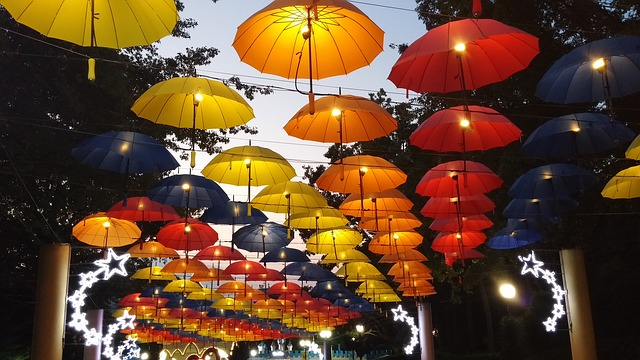
%> input picture exercise2/umbrellas.jpg, 640 x 360 px
$ octave myhist3_test.m   (GNU Octave 9; MATLAB toolbox functions it lacks are replaced by stand-ins)
%> lines starting %> are read from the running program, lines starting %| are printed output that depends on the picture
### exercise2/myhist3.m
function H = myhist3(img,bins)
    % when computing indices add a small factor to avoid overflow
    % problemms
    % normalize the image so that it falls into the range of bins (if bins
    % is 8, then values are between 0 and 8, then floor all down and add 1
    idx_n = floor(double(img) * bins / (255 + 1e-5)) + 1;

    % Reshape the image so that we have colums as R G B and rows as each
    % pixel value
    [h,w,d] = size(img);
    idx = reshape(idx_n,h * w,d);
    % Count the row occurences and put them into the 3D matrix with
    % specified size
    H =  accumarray(idx,1, [bins,bins,bins]);

    % normalize the histogram (sum of cell values should equal to 1)
    H = H / sum(sum(sum(H)));

### exercise2/myhist3_test.m
close all;
colormap default;
A = imread('umbrellas.jpg');
%> A is the input picture: size 360x640x3 uint8; mean R, G, B 105.2, 72.9, 47.4
A_hist = myhist3(A,8);
%> in myhist3, `idx_n = floor(double(img) * bins / (255 + 1e-5)) + 1;`:
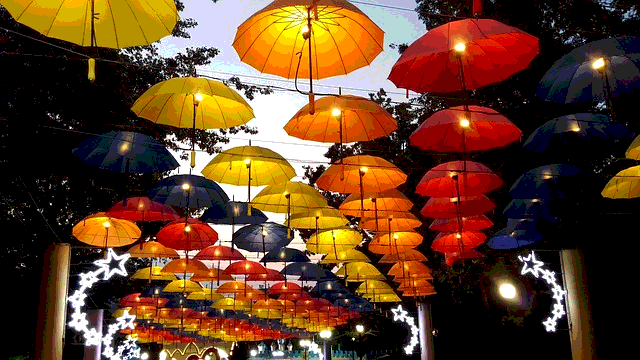
%> idx_n: size 360x640x3 double; mean R, G, B 3.74, 2.77, 2.05; drawn with min black and max white
A_bg = squeeze(sum(A_hist,1));
%> A_bg = [0.422 0.0383 0.000195 0 0 0 0 0; 0.055 0.0871 0.0145 0.00113 0 0 0 0; 0.038 0.0199 0.0182 0.00251 4.34e-06 0 0 0; 0.0433 0.0107 0.00681 0.00849 0.00188 4.34e-06 0 0; 0.0547 0.00867 0.00349 0.0036 0.00708 0.0017 0 0; 0.0235 0.00385 0.0017 0.0015 0.00301 0.0076 0.00449 4.34e-06; 0.00655 0.00158 0.00069 0.000703 0.00103 0.0024 0.0189 0.0203; 0.00232 0.00113 0.000642 0.000534 0.000694 0.00103 0.00426 0.0439]
A_br = squeeze(sum(A_hist,2));
%> A_br = [0.306 0.0395 0.000616 3.47e-05 0 0 0 0; 0.0648 0.0535 0.0128 0.00144 2.17e-05 0 0 0; 0.0159 0.0119 0.014 0.00223 0.00013 0 0 0; 0.0243 0.0123 0.00584 0.00628 0.00161 0.000169 0 0; 0.0566 0.0174 0.00484 0.00309 0.00549 0.00155 6.94e-05 0; 0.0768 0.0171 0.00304 0.00252 0.0028 0.00518 0.0101 0.000451; 0.0576 0.0114 0.00207 0.00123 0.00189 0.00299 0.0105 0.0222; 0.0434 0.00821 0.00304 0.00164 0.00177 0.00285 0.00705 0.0415]
A_gr = squeeze(sum(A_hist,3));
%> A_gr = [0.337 0.00985 3.47e-05 0 0 0 0 0; 0.0563 0.0746 0.00151 0.000169 4.34e-06 0 0 0; 0.00688 0.0195 0.0171 0.00069 3.47e-05 0 0 0; 0.0166 0.00875 0.0146 0.0099 0.00066 0 0 0; 0.0274 0.0227 0.0115 0.0186 0.00822 0.000621 0 0; 0.0144 0.0171 0.0195 0.014 0.0353 0.011 0.00668 0; 0.00269 0.00465 0.0137 0.0165 0.0185 0.0198 0.0309 0.00308; 0 0.000634 0.000734 0.0113 0.0165 0.0142 0.0146 0.0514]
figure(1); clf;
subplot(1,4,1);
imshow(A);
subplot(1,4,2);
bar3(A_bg);
xlabel("green");
ylabel("blue");
subplot(1,4,3);
bar3(A_br);
xlabel("red");
ylabel("blue");
subplot(1,4,4);
bar3(A_gr);
xlabel("red");
ylabel("green");
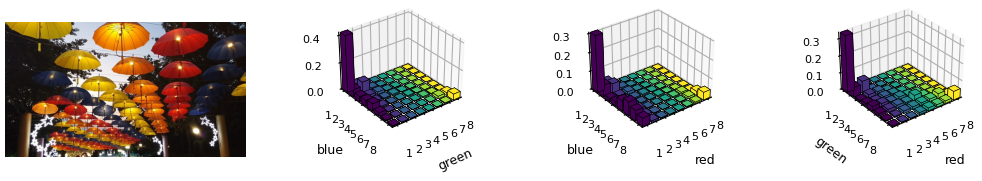
%> figure redrawn from the program's plot data, 4 panels

$ run again, with exercise2/cat1.jpg copied over exercise2/umbrellas.jpg
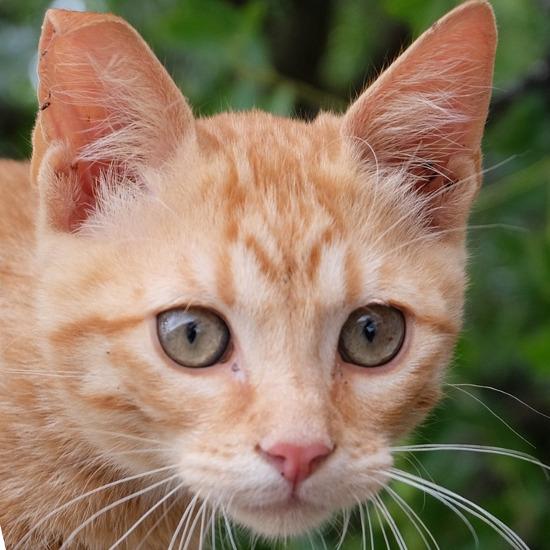
%> input picture exercise2/cat1.jpg, 550 x 550 px
%> A is the input picture: size 550x550x3 uint8; mean R, G, B 144.2, 122.6, 98.9
%> in myhist3, `idx_n = floor(double(img) * bins / (255 + 1e-5)) + 1;`:
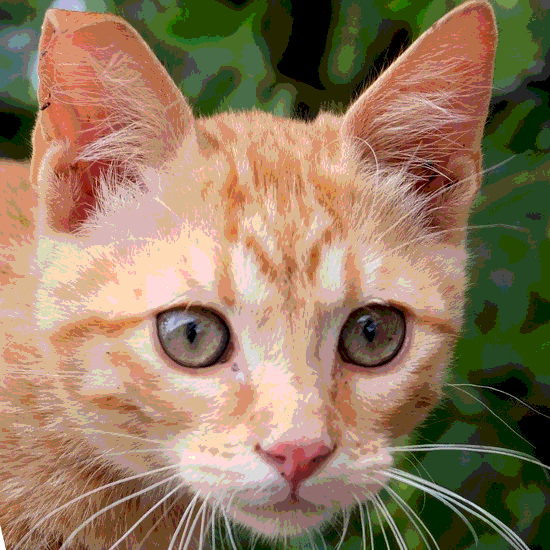
%> idx_n: size 550x550x3 double; mean R, G, B 5.02, 4.35, 3.6; drawn with min black and max white
%> A_bg = [0.0271 0.000149 0 0 0 0 0 0; 0.0718 0.0275 0.000218 0 0 0 0 0; 0.0395 0.114 0.0429 0.000324 0 0 0 0; 0.00233 0.0227 0.107 0.0645 0.000598 0 0 0; 0 8.6e-05 0.00735 0.137 0.0637 0.000562 0 0; 0 0 0 0.00293 0.113 0.0796 0.00119 0; 0 0 0 0 2.31e-05 0.0503 0.0235 1.65e-05; 0 0 0 0 0 0 6.61e-05 0.000225]
%> A_br = [0.0491 0.000208 0 0 0 0 0 0; 0.0857 0.0743 0.00116 6.61e-06 0 0 0 0; 0.00461 0.0547 0.0289 0.00235 3.31e-06 0 0 0; 0.00107 0.024 0.0241 0.0105 0.00136 0 0 0; 0.000235 0.0102 0.0455 0.0341 0.00721 0.00137 3.31e-05 0; 0 0.00153 0.0477 0.0945 0.0438 0.00703 0.0011 0; 0 0 0.00997 0.0628 0.121 0.0835 0.00846 3.31e-06; 0 0 0 1.98e-05 0.00418 0.0387 0.0152 0.000238]
%> A_gr = [0.023 0.0263 0 0 0 0 0 0; 0.0034 0.0561 0.099 0.00269 0 0 0 0; 0.000721 0.00836 0.039 0.0425 6.61e-06 0 0 0; 8.93e-05 0.00642 0.0309 0.019 0.00462 0 0 0; 1.32e-05 0.00238 0.0224 0.057 0.0148 0.00202 0 0; 0 3.31e-06 0.00596 0.0664 0.109 0.014 0.000337 0; 0 0 0 0.00927 0.0798 0.17 0.0266 0; 0 0 0 0 9.92e-06 0.011 0.047 0.000291]
%> `ylabel("green");`:
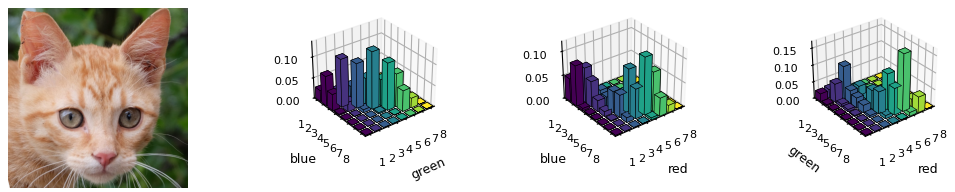
%> figure redrawn from the program's plot data, 4 panels

$ run again, with exercise2/cat2.jpg copied over exercise2/umbrellas.jpg
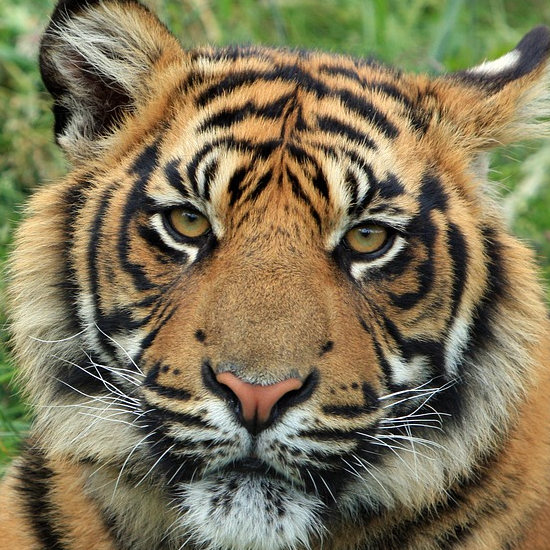
%> input picture exercise2/cat2.jpg, 550 x 550 px
%> A is the input picture: size 550x550x3 uint8; mean R, G, B 127.4, 117.6, 87.7
%> in myhist3, `idx_n = floor(double(img) * bins / (255 + 1e-5)) + 1;`:
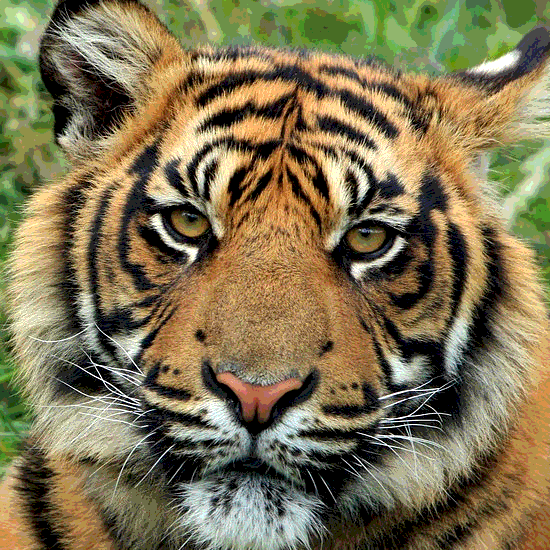
%> idx_n: size 550x550x3 double; mean R, G, B 4.5, 4.19, 3.26; drawn with min black and max white
%> A_bg = [0.0857 0.00574 0 0 0 0 0 0; 0.03 0.0767 0.00255 0 0 0 0 0; 0.00295 0.071 0.0465 0.000532 0 0 0 0; 8.93e-05 0.0412 0.124 0.0305 0.000383 0 0 0; 0.000136 0.00927 0.107 0.107 0.0254 0.000443 0 0; 0 0.000142 0.00399 0.0601 0.0672 0.0231 0.0004 0; 0 0 0 8.6e-05 0.0191 0.0308 0.0147 0.000278; 0 0 0 0 0 0.00253 0.00563 0.00512]
%> A_br = [0.0752 0.00803 6.61e-06 0 0 0 0 0; 0.0336 0.0634 0.00448 3.31e-06 0 0 0 0; 0.00723 0.0671 0.0418 0.00254 3.31e-06 0 0 0; 0.0027 0.0385 0.0889 0.034 0.00289 0 0 0; 0.000192 0.0232 0.0729 0.0565 0.0245 0.00429 0 0; 0 0.00394 0.0651 0.057 0.0418 0.0216 0.0049 0; 0 3.31e-06 0.0108 0.0434 0.0283 0.0209 0.011 0.00132; 0 0 1.98e-05 0.00435 0.0146 0.0101 0.00485 0.00408]
%> A_gr = [0.0784 0.00481 9.92e-06 0 0 0 0 0; 0.013 0.0809 0.00684 0.00075 0 0 0 0; 8.6e-05 0.0226 0.0644 0.0244 0.00728 0 0 0; 0 0.000988 0.0417 0.0689 0.0505 0.00489 0 0; 0 6.61e-06 0.00799 0.0786 0.0725 0.0224 8.93e-05 0; 0 0 6.61e-05 0.0239 0.0954 0.0643 0.0107 9.92e-06; 0 0 0 0.000106 0.0228 0.0555 0.0349 0.00249; 0 0 0 0 9.92e-06 0.00786 0.0193 0.0108]
%> `ylabel("green");`:
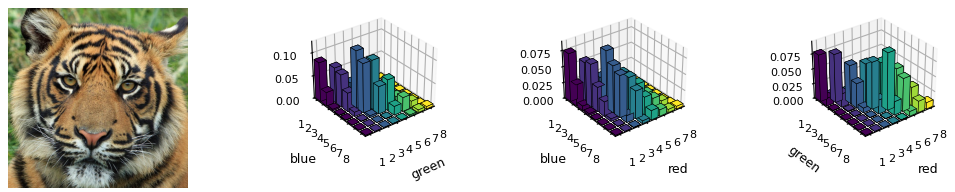
%> figure redrawn from the program's plot data, 4 panels
